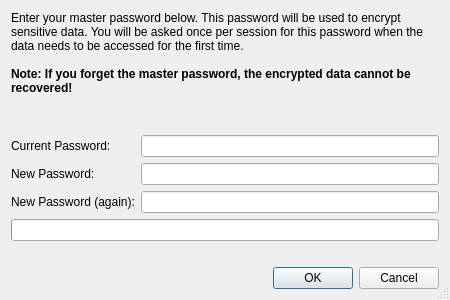
<?xml version="1.0" encoding="UTF-8"?>
<ui version="4.0">
 <class>MasterPasswordEntryDialog</class>
 <widget class="QDialog" name="MasterPasswordEntryDialog">
  <property name="geometry">
   <rect>
    <x>0</x>
    <y>0</y>
    <width>450</width>
    <height>300</height>
   </rect>
  </property>
  <property name="windowTitle">
   <string>Master Password</string>
  </property>
  <property name="sizeGripEnabled">
   <bool>true</bool>
  </property>
  <layout class="QVBoxLayout" name="verticalLayout">
   <item>
    <widget class="QLabel" name="label">
     <property name="text">
      <string>&lt;p&gt;Enter your master password below. This password will be used to encrypt sensitive data. You will be asked once per session for this password when the data needs to be accessed for the first time.&lt;br/&gt;&lt;br/&gt;&lt;b&gt;Note: If you forget the master password, the encrypted data cannot be recovered!&lt;/b&gt;&lt;/p&gt;</string>
     </property>
     <property name="wordWrap">
      <bool>true</bool>
     </property>
    </widget>
   </item>
   <item>
    <spacer name="verticalSpacer">
     <property name="orientation">
      <enum>Qt::Vertical</enum>
     </property>
     <property name="sizeHint" stdset="0">
      <size>
       <width>20</width>
       <height>28</height>
      </size>
     </property>
    </spacer>
   </item>
   <item>
    <layout class="QGridLayout" name="gridLayout">
     <item row="0" column="0">
      <widget class="QLabel" name="label_2">
       <property name="text">
        <string>Current Password:</string>
       </property>
      </widget>
     </item>
     <item row="0" column="1">
      <widget class="QLineEdit" name="currentPasswordEdit">
       <property name="toolTip">
        <string>Enter the current password</string>
       </property>
       <property name="echoMode">
        <enum>QLineEdit::Password</enum>
       </property>
      </widget>
     </item>
     <item row="1" column="0">
      <widget class="QLabel" name="label_3">
       <property name="text">
        <string>New Password:</string>
       </property>
      </widget>
     </item>
     <item row="1" column="1">
      <widget class="QLineEdit" name="newPasswordEdit">
       <property name="toolTip">
        <string>Enter the new password</string>
       </property>
       <property name="echoMode">
        <enum>QLineEdit::Password</enum>
       </property>
      </widget>
     </item>
     <item row="2" column="0">
      <widget class="QLabel" name="label_4">
       <property name="text">
        <string>New Password (again):</string>
       </property>
      </widget>
     </item>
     <item row="2" column="1">
      <widget class="QLineEdit" name="newPasswordAgainEdit">
       <property name="toolTip">
        <string>Repeat the new password</string>
       </property>
       <property name="echoMode">
        <enum>QLineEdit::Password</enum>
       </property>
      </widget>
     </item>
    </layout>
   </item>
   <item>
    <widget class="E5PasswordMeter" name="passwordMeter">
     <property name="toolTip">
      <string>Shows an indication for the password strength</string>
     </property>
    </widget>
   </item>
   <item>
    <widget class="QLabel" name="errorLabel">
     <property name="styleSheet">
      <string notr="true">color : red;</string>
     </property>
     <property name="wordWrap">
      <bool>true</bool>
     </property>
    </widget>
   </item>
   <item>
    <widget class="QDialogButtonBox" name="buttonBox">
     <property name="orientation">
      <enum>Qt::Horizontal</enum>
     </property>
     <property name="standardButtons">
      <set>QDialogButtonBox::Cancel|QDialogButtonBox::Ok</set>
     </property>
    </widget>
   </item>
  </layout>
 </widget>
 <customwidgets>
  <customwidget>
   <class>E5PasswordMeter</class>
   <extends>QProgressBar</extends>
   <header>E5Gui/E5PasswordMeter</header>
  </customwidget>
 </customwidgets>
 <tabstops>
  <tabstop>currentPasswordEdit</tabstop>
  <tabstop>newPasswordEdit</tabstop>
  <tabstop>newPasswordAgainEdit</tabstop>
  <tabstop>buttonBox</tabstop>
 </tabstops>
 <resources/>
 <connections>
  <connection>
   <sender>buttonBox</sender>
   <signal>accepted()</signal>
   <receiver>MasterPasswordEntryDialog</receiver>
   <slot>accept()</slot>
   <hints>
    <hint type="sourcelabel">
     <x>248</x>
     <y>254</y>
    </hint>
    <hint type="destinationlabel">
     <x>157</x>
     <y>274</y>
    </hint>
   </hints>
  </connection>
  <connection>
   <sender>buttonBox</sender>
   <signal>rejected()</signal>
   <receiver>MasterPasswordEntryDialog</receiver>
   <slot>reject()</slot>
   <hints>
    <hint type="sourcelabel">
     <x>316</x>
     <y>260</y>
    </hint>
    <hint type="destinationlabel">
     <x>286</x>
     <y>274</y>
    </hint>
   </hints>
  </connection>
 </connections>
</ui>
